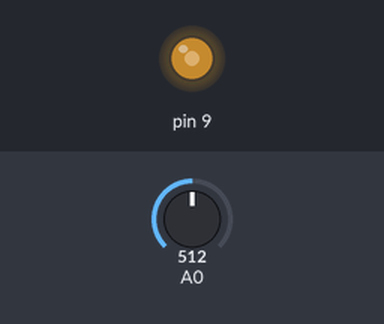
A sketch run on a simulated Arduino Uno, built with avr-gcc and run on an emulated ATmega328P. Parts: output pins drawn as LEDs (lit = HIGH). The test bench sets the inputs (shaded band); at power-on: A0 = 512.

Above: at 1.2 s.
1.3 s: A0 set to 716
At 1.9 s:
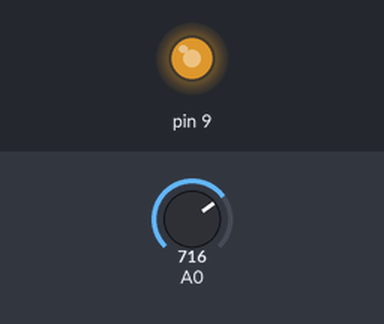
2.8 s: A0 set to 900
At 3.1 s:
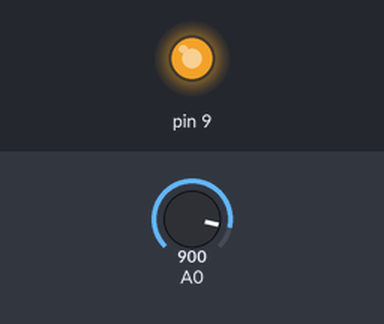
4.3 s: A0 set to 122
At 5.5 s:
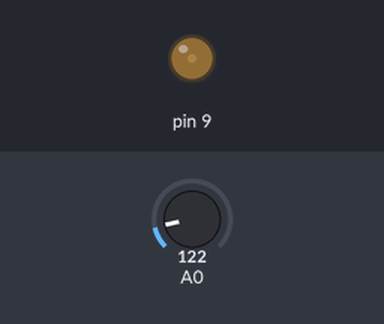
5.8 s: A0 set to 0
At 6.7 s:
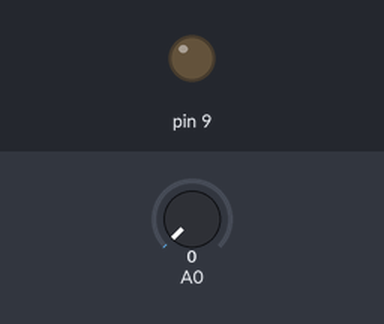
Timing chart, 0 to 8.3 s (numbered marks = the images above; inputs shaded):
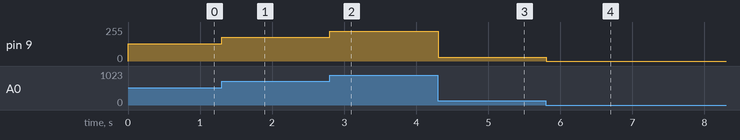

Measured:
- after the input at 1.3 s, pin 9: 128/255 → 179/255 at once
- after the input at 2.8 s, pin 9: 179/255 → 225/255 at once
- after the input at 4.3 s, pin 9: 225/255 → 30/255 at once
- after the input at 5.8 s, pin 9: 30/255 → 0/255 at once

The sketch:

Reading_Potentiometer_and_LED.ino
```cpp
/*
Reading Potentiometer and LED

AnalogRead
AnalogWrite
Mathematical operators

Setup:
Potentiometer on pin A0
LED on pin 9
*/

void setup()
{
  pinMode(9,OUTPUT);
}

void loop()
{
  int reading = (analogRead(A0)/4);
  //left side: declare variable "reading"
  //right side: read analog value on pin A0 and divide by 4
  //assign right side result to "reading" variable

  analogWrite(9,reading); //on pin 9, output "reading"

  delay(100); //pause for 100 ms = 0.1 seconds
  //the system will update the "reading" and LED 10 times per seoond
}
```
